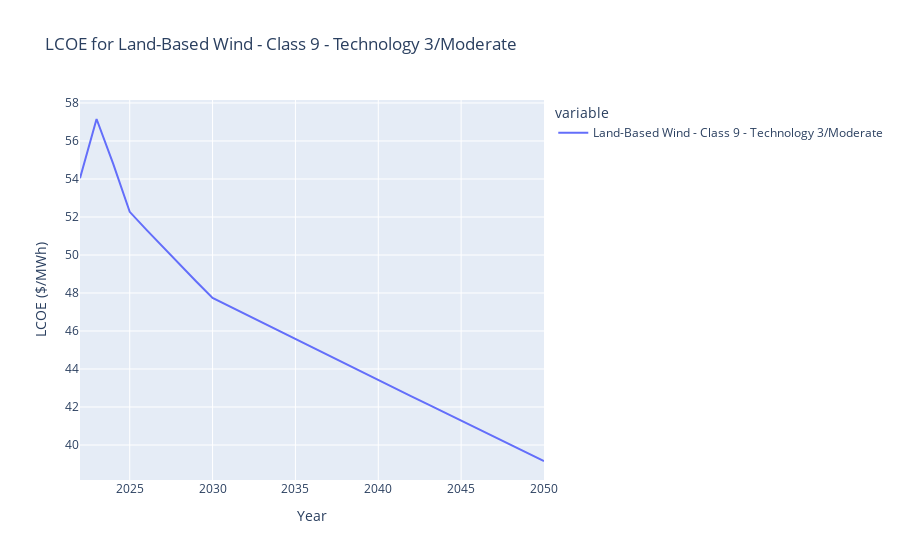

This figure's notebook cell:
### Code cell
# Plot LCOE by year for Offshore Wind - Class 1/Advanced using Plotly
fig = px.line(proc_wind.df_lcoe.loc[wind_tech], 
              labels={"index": "Year", "value": "LCOE ($/MWh)"},
              title=f"LCOE for {wind_tech}")
fig.update_layout(xaxis_title="Year", yaxis_title="LCOE ($/MWh)")
fig.show()

### Figure 1 — Plotly figure (JSON) as saved in the notebook; plotly's stock layout.template omitted (floating-point values rounded to 4 significant figures)
{"data": [{"hovertemplate": "variable=Land-Based Wind - Class 9 - Technology 3/Moderate<br>Year=%{x}<br>LCOE ($/MWh)=%{y}<extra></extra>", "legendgroup": "Land-Based Wind - Class 9 - Technology 3/Moderate", "line": {"color": "#636efa", "dash": "solid"}, "marker": {"symbol": "circle"}, "mode": "lines", "name": "Land-Based Wind - Class 9 - Technology 3/Moderate", "orientation": "v", "showlegend": true, "type": "scatter", "x": [2022, 2023, 2024, 2025, 2026, 2027, 2028, 2029, 2030, 2031, 2032, 2033, 2034, 2035, 2036, 2037, 2038, 2039, 2040, 2041, 2042, 2043, 2044, 2045, 2046, 2047, 2048, 2049, 2050], "xaxis": "x", "y": [54.03, 57.16, 54.8, 52.27, 51.33, 50.41, 49.51, 48.62, 47.74, 47.3, 46.87, 46.44, 46.0, 45.57, 45.14, 44.71, 44.28, 43.85, 43.42, 42.99, 42.56, 42.14, 41.71, 41.28, 40.86, 40.43, 40.01, 39.58, 39.16], "yaxis": "y"}], "layout": {"legend": {"title": {"text": "variable"}, "tracegroupgap": 0}, "title": {"text": "LCOE for Land-Based Wind - Class 9 - Technology 3/Moderate"}, "xaxis": {"anchor": "y", "domain": [0, 1], "title": {"text": "Year"}}, "yaxis": {"anchor": "x", "domain": [0, 1], "title": {"text": "LCOE ($/MWh)"}}}}
